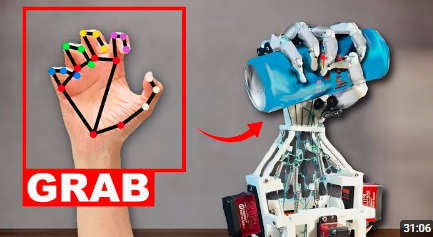
#> input picture image.png, 433 x 237 px
$ python basics_3.py
#> lines starting #> are read from the running program, lines starting #| are printed output that depends on the picture
import cv2

image = cv2.imread('image.png')
#> image is the input picture: shape (237, 433, 3); mean B, G, R 127.9, 130.3, 149.1

if image is None:
    print("Error: Could not read the image.")
else:
    print("Image read successfully.")
    p1 = (50, 100)
    p2 = (100, 200)
    color = (0,0,0)
    thickness = 2
    radius = 50
    center = (280,100)
    text = "Hi, its just a trial"
    font = cv2.FONT_HERSHEY_SIMPLEX

    cv2.line(image, p1, p2, color, thickness)
    cv2.rectangle(image,p1 , p2, color, thickness)
    cv2.circle(image, center, radius, color, thickness) # thickness = -1 to fill
    cv2.putText(image, text, (50, 50), font, 1.2, color, thickness)
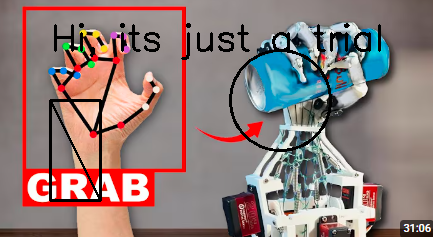
#> image: shape (237, 433, 3); mean B, G, R 122.5, 124.9, 143.4

    cv2.imshow("Image", image)
    cv2.waitKey(0)
    cv2.destroyAllWindows()
